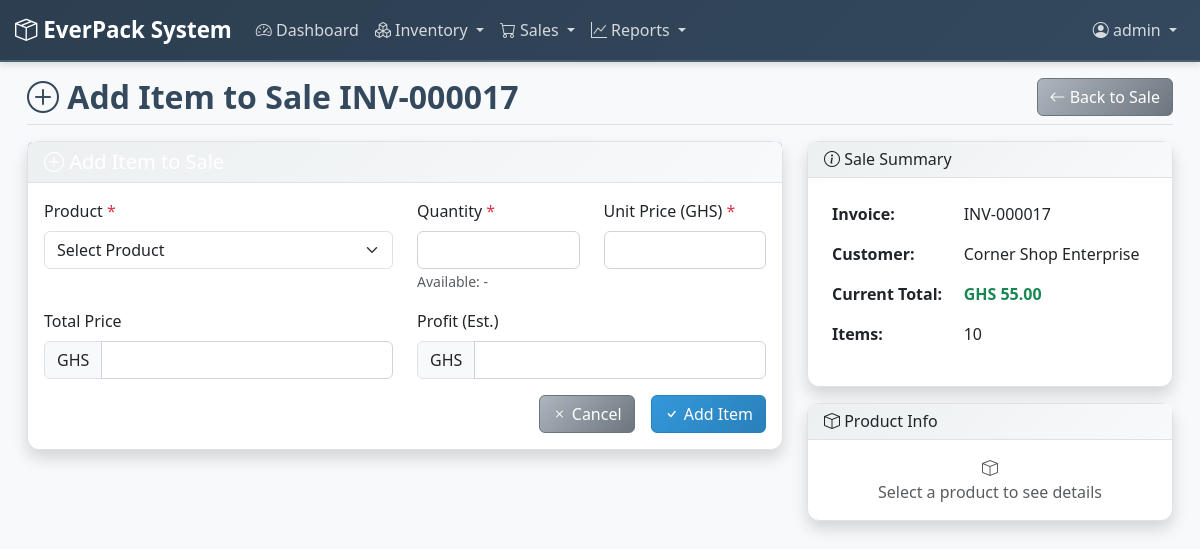
/sales/17/items/add/ (signed in), run on the app's committed database.
### sales/models.py (models this page shows, shortened)
class Sale(models.Model):
    PAYMENT_STATUS_CHOICES = [
        ('PAID', 'Paid'),
        ('PENDING', 'Pending'),
        ('PARTIAL', 'Partial'),
        ('OVERDUE', 'Overdue'),
    ]
    PAYMENT_METHOD_CHOICES = [
        ('CASH', 'Cash'),
        ('MOBILE_MONEY', 'Mobile Money'),
        ('BANK_TRANSFER', 'Bank Transfer'),
        ('CHEQUE', 'Cheque'),
        ('CREDIT', 'Credit'),
    ]
    invoice_number = models.CharField(max_length=20, unique=True, editable=False)
    customer = models.ForeignKey(Customer, on_delete=models.CASCADE, related_name='sales')
    sale_date = models.DateTimeField(auto_now_add=True)
    payment_method = models.CharField(max_length=15, choices=PAYMENT_METHOD_CHOICES, default='CASH')
    payment_status = models.CharField(max_length=10, choices=PAYMENT_STATUS_CHOICES, default='PAID')
    subtotal = models.DecimalField(max_digits=10, decimal_places=2, default=0)
    discount_amount = models.DecimalField(max_digits=10, decimal_places=2, default=0)
    tax_amount = models.DecimalField(max_digits=10, decimal_places=2, default=0)
    total_amount = models.DecimalField(max_digits=10, decimal_places=2, default=0)
    amount_paid = models.DecimalField(max_digits=10, decimal_places=2, default=0)
    notes = models.TextField(blank=True)
    created_by = models.ForeignKey(User, on_delete=models.CASCADE)
    created_at = models.DateTimeField(auto_now_add=True)
    updated_at = models.DateTimeField(auto_now=True)
    @property
    def total_items(self):
        return self.items.aggregate(total=models.Sum('quantity'))['total'] or 0
    class Meta:
        ordering = ['-created_at']

class Customer(models.Model):
    CUSTOMER_TYPES = [
        ('RETAIL', 'Retail Customer'),
        ('WHOLESALE', 'Wholesale Customer'),
        ('DISTRIBUTOR', 'Distributor'),
    ]
    name = models.CharField(max_length=200)
    customer_type = models.CharField(max_length=12, choices=CUSTOMER_TYPES, default='RETAIL')
    phone = models.CharField(max_length=20)
    email = models.EmailField(blank=True, null=True)
    address = models.TextField(blank=True)
    tin_number = models.CharField(max_length=50, blank=True, null=True, help_text="Tax Identification Number")
    credit_limit = models.DecimalField(max_digits=10, decimal_places=2, default=0)
    created_at = models.DateTimeField(auto_now_add=True)
    updated_at = models.DateTimeField(auto_now=True)
    is_active = models.BooleanField(default=True)
    class Meta:
        ordering = ['name']

### sales/views.py (the view, shortened to what this page needs)
# urls.py: path('<int:sale_pk>/items/add/', views.SaleItemCreateView.as_view(), name='sale_item_add'),
class SaleItemCreateView(LoginRequiredMixin, CreateView):
    model = SaleItem
    template_name = 'sales/sale_item_form.html'
    fields = ['product', 'quantity', 'unit_price']
    def dispatch(self, request, *args, **kwargs):
        self.sale = get_object_or_404(Sale, pk=self.kwargs['sale_pk'])
        today = timezone.now().date()
        sale_date = self.sale.sale_date.date()
        if sale_date != today:
            messages.error(request,
                          f'Cannot add items to invoices from previous dates. '
                          f'Invoice {self.sale.invoice_number} is from {sale_date.strftime("%Y-%m-%d")}. '
                          f'Items can only be added to today\'s invoices.')
            return redirect('sales:sale_detail', pk=self.sale.pk)
        return super().dispatch(request, *args, **kwargs)
    def get_context_data(self, **kwargs):
        context = super().get_context_data(**kwargs)
        context['sale'] = self.sale
        context['products'] = Product.objects.filter(is_active=True)
        return context

### templates/sales/sale_item_form.html (shortened to what this page needs)
{% extends 'base.html' %}
{% block page_title %}
    <i class="bi bi-plus-circle"></i> Add Item to Sale {{ sale.invoice_number }}
{% endblock %}
{% block page_actions %}
    <a href="{% url 'sales:sale_detail' sale.pk %}" class="btn btn-secondary">
        <i class="bi bi-arrow-left"></i> Back to Sale
    </a>
{% endblock %}
{% block content %}
<div class="row">
    <div class="col-lg-8">
        <div class="card shadow">
            <div class="card-header bg-primary text-white">
                <h5 class="mb-0">
                    <i class="bi bi-plus-circle"></i> Add Item to Sale
                </h5>
            </div>
            <div class="card-body">
                <form method="post" class="needs-validation" novalidate>
                    <div class="row">
                        <div class="col-md-6">
                            <div class="mb-3">
                                <label for="id_product" class="form-label">Product <span class="text-danger">*</span></label>
                                <select class="form-select" id="id_product" name="product" required>
                                    <option value="">Select Product</option>
                                </select>
                            </div>
                        </div>
                        <div class="col-md-3">
                            <div class="mb-3">
                                <label for="id_quantity" class="form-label">Quantity <span class="text-danger">*</span></label>
                                <input type="number" class="form-control" id="id_quantity" name="quantity"
                                       min="1" required>
                                <small class="form-text text-muted">Available: <span id="available_stock">-</span></small>
                            </div>
                        </div>
                        <div class="col-md-3">
                            <div class="mb-3">
                                <label for="id_unit_price" class="form-label">Unit Price (GHS) <span class="text-danger">*</span></label>
                                <input type="number" class="form-control" id="id_unit_price" name="unit_price"
                                       step="0.01" min="0" required>
                            </div>
                        </div>
                    </div>
                    <div class="row">
                        <div class="col-md-6">
                            <div class="mb-3">
                                <label class="form-label">Total Price</label>
                                <div class="input-group">
                                    <span class="input-group-text">GHS</span>
                                    <input type="text" class="form-control" id="total_price" readonly>
                                </div>
                            </div>
                        </div>
                        <div class="col-md-6">
                            <div class="mb-3">
                                <label class="form-label">Profit (Est.)</label>
                                <div class="input-group">
                                    <span class="input-group-text">GHS</span>
                                    <input type="text" class="form-control" id="estimated_profit" readonly>
                                </div>
                            </div>
                        </div>
                    </div>
                    <div class="d-grid gap-2 d-md-flex justify-content-md-end">
                        <a href="{% url 'sales:sale_detail' sale.pk %}" class="btn btn-secondary me-md-2">
                            <i class="bi bi-x"></i> Cancel
                        </a>
                        <button type="submit" class="btn btn-primary">
                            <i class="bi bi-check"></i> Add Item
                        </button>
                    </div>
                </form>
            </div>
        </div>
    </div>
    <div class="col-lg-4">
        <div class="card shadow">
            <div class="card-header">
                <h6 class="mb-0"><i class="bi bi-info-circle"></i> Sale Summary</h6>
            </div>
            <div class="card-body">
                <table class="table table-borderless">
                    <tr>
                        <td><strong>Invoice:</strong></td>
                        <td>{{ sale.invoice_number }}</td>
                    </tr>
                    <tr>
                        <td><strong>Customer:</strong></td>
                        <td>{{ sale.customer.name }}</td>
                    </tr>
                    <tr>
                        <td><strong>Current Total:</strong></td>
                        <td><strong class="text-success">GHS {{ sale.total_amount }}</strong></td>
                    </tr>
                    <tr>
                        <td><strong>Items:</strong></td>
                        <td>{{ sale.total_items }}</td>
                    </tr>
                </table>
            </div>
        </div>
        <div class="card shadow mt-3">
            <div class="card-header">
                <h6 class="mb-0"><i class="bi bi-box"></i> Product Info</h6>
            </div>
            <div class="card-body">
                <div id="no_product_selected" class="text-muted text-center">
                    <i class="bi bi-box"></i><br>
                    Select a product to see details
                </div>
            </div>
        </div>
    </div>
</div>
{% endblock %}

### templates/base.html (shortened to what this page needs)
{% load role_tags %}
<!DOCTYPE html>
<html lang="en">
<head>
    <link href="https://cdn.jsdelivr.net/npm/bootstrap@5.3.0/dist/css/bootstrap.min.css" rel="stylesheet">
    <link rel="stylesheet" href="https://cdn.jsdelivr.net/npm/bootstrap-icons@1.10.0/font/bootstrap-icons.css">
</head>
<body>
    <nav class="navbar navbar-expand-lg navbar-dark bg-success">
        <div class="container-fluid">
            <a class="navbar-brand" href="{% url 'dashboard:home' %}">
                <i class="bi bi-box-seam"></i> EverPack System
            </a>
            <div class="collapse navbar-collapse" id="navbarNav">
                <ul class="navbar-nav me-auto">
                    {% can_access_app user 'dashboard' as can_dashboard %}
                    {% if can_dashboard %}
                    <li class="nav-item">
                        <a class="nav-link" href="{% url 'dashboard:home' %}">
                            <i class="bi bi-speedometer2"></i> Dashboard
                        </a>
                    </li>
                    {% endif %}
                    {% can_access_app user 'inventory' as can_inventory %}
                    {% if can_inventory %}
                    <li class="nav-item dropdown">
                        <a class="nav-link dropdown-toggle" href="#" id="inventoryDropdown" role="button" data-bs-toggle="dropdown">
                            <i class="bi bi-boxes"></i> Inventory
                        </a>
                            {% can_perform_action user 'delete' as can_manage_stock %}
                    </li>
                    {% endif %}
                    {% can_access_app user 'sales' as can_sales %}
                    {% if can_sales %}
                    <li class="nav-item dropdown">
                        <a class="nav-link dropdown-toggle" href="#" id="salesDropdown" role="button" data-bs-toggle="dropdown">
                            <i class="bi bi-cart"></i> Sales
                        </a>
                    </li>
                    {% endif %}
                    {% can_access_app user 'reports' as can_reports %}
                    {% if can_reports %}
                    <li class="nav-item dropdown">
                        <a class="nav-link dropdown-toggle" href="#" id="reportsDropdown" role="button" data-bs-toggle="dropdown">
                            <i class="bi bi-graph-up"></i> Reports
                        </a>
                    </li>
                    {% endif %}
                </ul>
                {% if user.is_authenticated %}
                <ul class="navbar-nav">
                    <li class="nav-item dropdown">
                        <a class="nav-link dropdown-toggle" href="#" id="userDropdown" role="button" data-bs-toggle="dropdown" aria-expanded="false">
                            <i class="bi bi-person-circle"></i> {{ user.get_full_name|default:user.username }}
                        </a>
                    </li>
                </ul>
                {% else %}
                <ul class="navbar-nav">
                    <li class="nav-item">
                        <a class="nav-link" href="{% url 'accounts:login' %}">Login</a>
                    </li>
                </ul>
                {% endif %}
            </div>
        </div>
    </nav>
    <div class="container-fluid">
        <div class="row">
            <main class="col-md-12 ms-sm-auto px-md-4">
                <div class="d-flex justify-content-between flex-wrap flex-md-nowrap align-items-start pt-3 pb-2 mb-3 border-bottom">
                    <h1 class="h2 mb-2 mb-md-0">{% block page_title %}Page Title{% endblock %}</h1>
                    <div class="page-actions">
                        {% block page_actions %}{% endblock %}
                    </div>
                </div>
                {% block content %}{% endblock %}
            </main>
        </div>
    </div>
</body>
</html>

### data on the page
Sale: invoice_number "INV-000017", customer.name "Corner Shop Enterprise", total_amount "55.00", total_items "10"

### other printed values
{{ user.get_full_name|default:user.username }} "admin"
